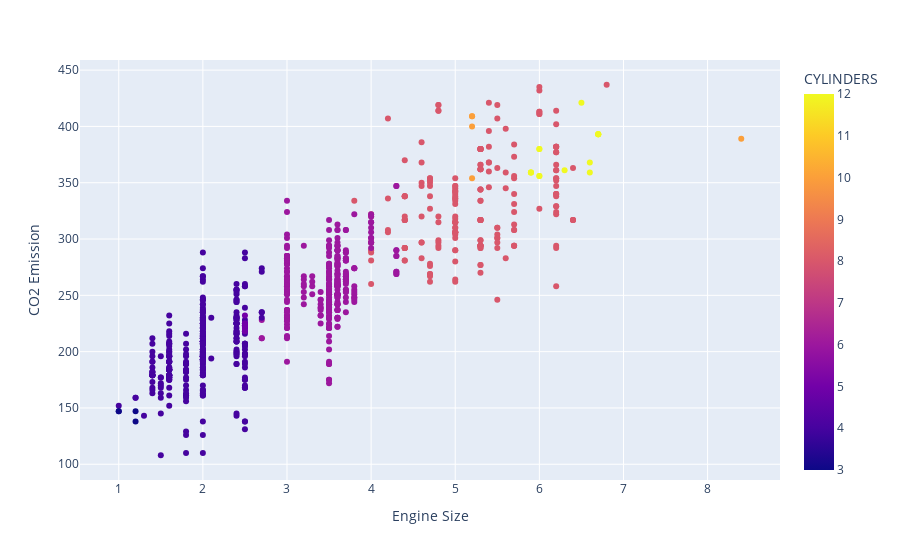

The code cell stored with this chart in its notebook:
### Markdown cell above
#### Train data distribution

### Code cell
fig = px.scatter(train, x="ENGINESIZE", y="CO2EMISSIONS", color="CYLINDERS")
fig.update_xaxes(title_text="Engine Size")
fig.update_yaxes(title_text="CO2 Emission")
fig.show()

### Figure 1 — Plotly figure (JSON) as saved in the notebook; plotly's stock layout.template omitted (floating-point values rounded to 4 significant figures; data arrays with more than 128 entries replaced by an {"elided": "..."} marker saying what was removed)
{"data": [{"hovertemplate": "ENGINESIZE=%{x}<br>CO2EMISSIONS=%{y}<br>CYLINDERS=%{marker.color}<extra></extra>", "legendgroup": "", "marker": {"color": {"elided": "863 int values"}, "coloraxis": "coloraxis", "symbol": "circle"}, "mode": "markers", "name": "", "orientation": "v", "showlegend": false, "type": "scatter", "x": {"elided": "863 float values"}, "xaxis": "x", "y": {"elided": "863 int values"}, "yaxis": "y"}], "layout": {"coloraxis": {"colorbar": {"title": {"text": "CYLINDERS"}}, "colorscale": [[0, "#0d0887"], [0.1111, "#46039f"], [0.2222, "#7201a8"], [0.3333, "#9c179e"], [0.4444, "#bd3786"], [0.5556, "#d8576b"], [0.6667, "#ed7953"], [0.7778, "#fb9f3a"], [0.8889, "#fdca26"], [1, "#f0f921"]]}, "legend": {"tracegroupgap": 0}, "margin": {"t": 60}, "xaxis": {"anchor": "y", "domain": [0, 1], "title": {"text": "Engine Size"}}, "yaxis": {"anchor": "x", "domain": [0, 1], "title": {"text": "CO2 Emission"}}}}
